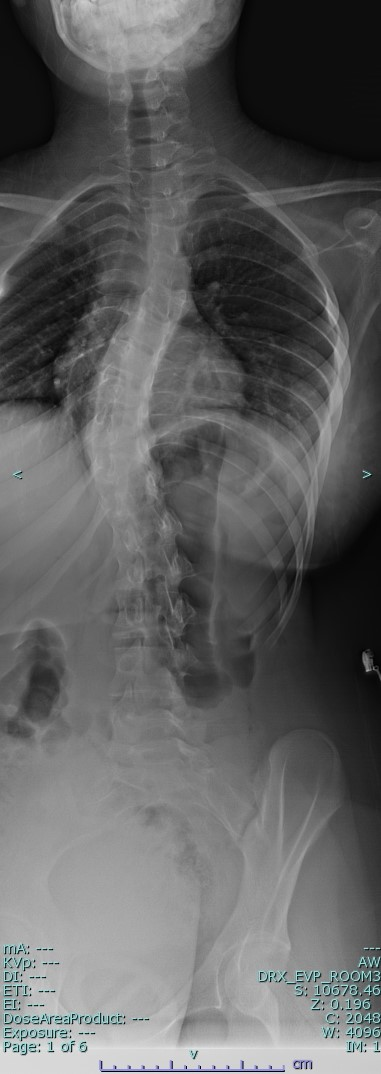
#> input picture data/escoliose/N1, Rt TAIS, F, 15 yrs.jpg, 381 x 1074 px, found by its file name; its folder holds only this picture in this run
$ python pre_processamento.py
#> lines starting #> are read from the running program, lines starting #| are printed output that depends on the picture
import os
import cv2
import numpy as np

# Caminho absoluto das pastas de entrada e saída
base_dir = os.path.dirname(os.path.abspath(__file__))  # Diretório do script atual
input_dirs = [
    os.path.join(base_dir, '..', '..', 'data', 'raw', 'escoliose'),  # Caminho para 'escoliose'
    os.path.join(base_dir, '..', '..', 'data', 'raw', 'sem_escoliose')  # Caminho para 'sem_escoliose'
]

output_dirs = [
    os.path.join(base_dir, '..', '..', 'data', 'processed', 'escoliose'),  # Caminho de saída para 'escoliose'
    os.path.join(base_dir, '..', '..', 'data', 'processed', 'sem_escoliose')  # Caminho de saída para 'sem_escoliose'
]

# Função para garantir que os diretórios de saída existam
def create_output_dirs():
    for output_dir in output_dirs:
        if not os.path.exists(output_dir):
            os.makedirs(output_dir)
            print(f'Pasta criada: {output_dir}')
        else:
            print(f'Pasta já existe: {output_dir}')

# Função para pré-processamento das imagens
def preprocess_image(image_path):
    # Lê a imagem
    img = cv2.imread(image_path)
#> img is the input picture: shape (1074, 381, 3); mean B, G, R 96.5, 96.4, 95.8

    # Verifica se a imagem foi lida corretamente
    if img is None:
        print(f"Erro ao ler a imagem {image_path}")
        return None

    # Redimensiona a imagem (tamanho fixo para entrada no modelo)
    img_resized = cv2.resize(img, (224, 224))
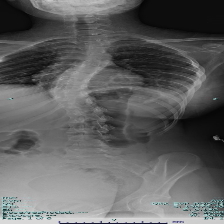
#> img_resized: shape (224, 224, 3); mean B, G, R 96.1, 96, 95.4

    # Converte para escala de cinza (opcional dependendo do modelo)
    img_gray = cv2.cvtColor(img_resized, cv2.COLOR_BGR2GRAY)

    # Normaliza a imagem
    img_normalized = img_gray / 255.0

    # Retorna a imagem processada
    return img_normalized

# Função principal de pré-processamento
def process_images():
    create_output_dirs()

    # Processa as imagens de cada diretório
    for input_dir, output_dir in zip(input_dirs, output_dirs):
        if os.path.exists(input_dir):
            print(f'Processando imagens em: {input_dir}')
            for image_name in os.listdir(input_dir):
                image_path = os.path.join(input_dir, image_name)

                if os.path.isfile(image_path):
                    try:
                        # Processa a imagem
                        processed_img = preprocess_image(image_path)

                        # Verifica se a imagem foi processada corretamente
                        if processed_img is not None:
                            # Salva a imagem processada
                            output_path = os.path.join(output_dir, image_name)
                            np.save(output_path, processed_img)  # Usando .npy para salvar o array processado
                            print(f'Imagem processada e salva: {output_path}')
                        else:
                            print(f'Imagem não processada corretamente: {image_name}')

                    except Exception as e:
                        print(f'Erro ao processar a imagem {image_name}: {e}')
        else:
            print(f"Pasta {input_dir} não encontrada.")
#> pass 2 of the loop in process_images, `for input_dir, output_dir in zip(input_dirs, output_dirs):`:
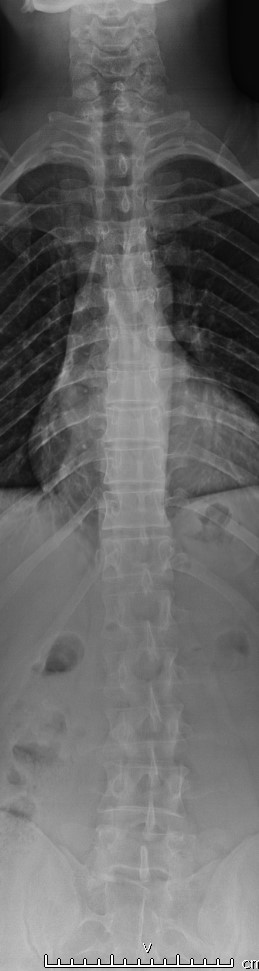
#> input picture data/sem_escoliose/N1,N,40,M_1_0.jpg, 259 x 971 px, found by its file name
#> in preprocess_image, img is the input picture: shape (971, 259, 3); min 0, max 255, mean 102.8
#> in preprocess_image (call 2), `img_resized = cv2.resize(img, (224, 224))`:
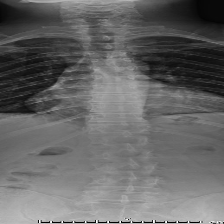
#> img_resized: shape (224, 224, 3); min 0, max 255, mean 102.4

if __name__ == "__main__":
    process_images()
